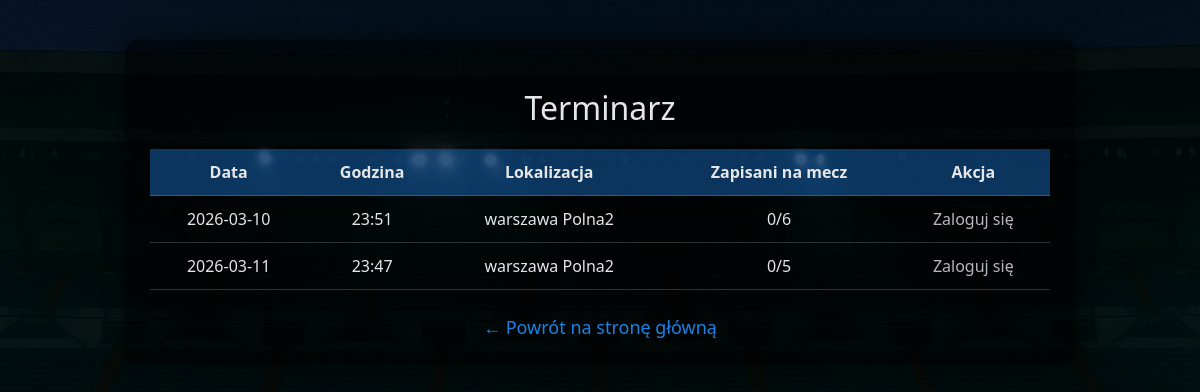
/terminarz, run on an earlier commit of the app's database.
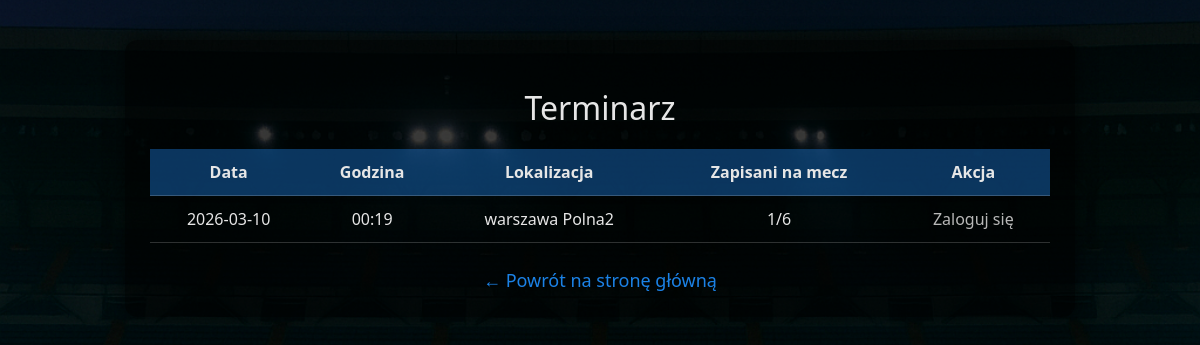
And on a later commit of the database.
### tables this page shows
CREATE TABLE matches (
            id INTEGER PRIMARY KEY AUTOINCREMENT,
            match_date TEXT NOT NULL,
            match_time TEXT NOT NULL,
            location TEXT NOT NULL,
            max_slots INTEGER NOT NULL,
            signed_up INTEGER NOT NULL DEFAULT 0
        );

### app.py (the view)
@app.route("/terminarz")
def terminarz():
    conn = get_db()
    matches = conn.execute("SELECT * FROM matches ORDER BY match_date ASC").fetchall()
    signups = conn.execute("SELECT * FROM match_signups").fetchall()
    conn.close()
    user_id = session.get("user_id")
    user_signed = {}
    if user_id:
        user_signed = {
            s["match_id"]: True
            for s in signups
            if s["user_id"] == user_id
        }
    return render_template(
        "terminarz.html",
        matches=matches,
        signups=signups,
        user_signed=user_signed
    )

### app.py (called while the page is built)
def get_db():
    conn = sqlite3.connect("database.db")
    conn.row_factory = sqlite3.Row
    return conn

### templates/terminarz.html (shortened to what this page needs)
<!DOCTYPE html>
<html lang="pl">
<head>
</head>
<body>
<div class="container">
    <h1>Terminarz</h1>
    <table>
        <tr>
            <th>Data</th>
            <th>Godzina</th>
            <th>Lokalizacja</th>
            <th>Zapisani na mecz</th>
            <th>Akcja</th>
        </tr>
        {% for m in matches %}
        <tr>
            <td>{{ m.match_date }}</td>
            <td>{{ m.match_time }}</td>
            <td>{{ m.location }}</td>
            <td>{{ m.signed_up }}/{{ m.max_slots }}</td>
            <td>
                {% if session.user_id %}
                {% if user_signed.get(m.id) %}
                <a href="/terminarz/unsubscribe/{{ m.id }}" class="cancel-btn">
                    Jednak nie wpadam
                </a>
                {% else %}
                {% if m.signed_up < m.max_slots %}
                <a href="/terminarz/signup/{{ m.id }}" class="signup-btn">
                    Zapisz się
                </a>
                {% else %}
                <span style="color:orange; font-weight:bold;">Brak miejsc</span>
                {% endif %}
                {% endif %}
                {% else %}
                <span style="color:#ccc;">Zaloguj się</span>
                {% endif %}
            </td>
        </tr>
        {% endfor %}
    </table>
    <a href="/" class="back">← Powrót na stronę główną</a>
</div>
</body>
</html>

### templates/terminarz.html (style rules this page uses)
body { margin: 0; padding: 0; font-family: "Segoe UI", Arial, sans-serif; color: #fff; background-image: url('/static/stadium.jpg'); background-size: cover; background-position: center; background-repeat: no-repeat; filter: brightness(0.9); }
.container { width: 90%; max-width: 900px; margin: 40px auto; background: rgba(0,0,0,0.55); padding: 25px; border-radius: 12px; backdrop-filter: blur(6px); box-shadow: 0 0 20px rgba(0,0,0,0.6); }
h1 { text-align: center; font-weight: 300; margin-bottom: 20px; }
table { width: 100%; border-collapse: collapse; margin-top: 15px; }
th, td { padding: 12px; text-align: center; border-bottom: 1px solid rgba(255,255,255,0.2); }
th { background: rgba(30,144,255,0.4); }
a.back { display: block; text-align: center; margin-top: 25px; color: #1e90ff; text-decoration: none; font-size: 18px; }

What changed in the data, as far as the page shows it:
removed matches: match_date "2026-03-10", match_time "23:51", location "warszawa Polna2", signed_up "0", max_slots "6"
changed matches "warszawa Polna2": match_date "2026-03-11" → "2026-03-10"; match_time "23:47" → "00:19"; signed_up "0" → "1"; max_slots "5" → "6"
